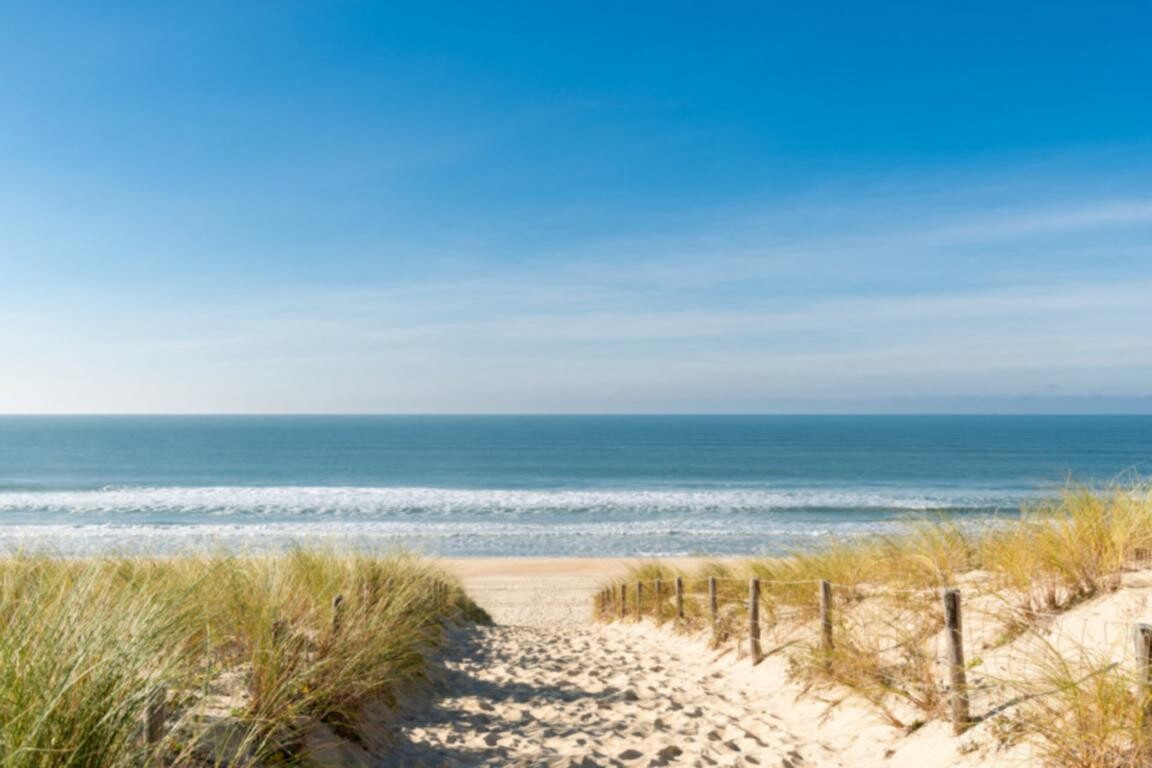
#> input picture Tps/TP4/codes TP4/ressources/f1.jpg, 1152 x 768 px
$ python ImageFusion.py
#> lines starting #> are read from the running program, lines starting #| are printed output that depends on the picture
### Tps/TP4/codes TP4/fonctions/TraitementImage.py
import cv2

class TraitementImage(object):
    def __init__(self,nom_fenetre, nom_image):
#> called with nom_fenetre = 'fusion', nom_image = 'ressources/f1.jpg'
        self.nom_fenetre=nom_fenetre
        self.nom_image=nom_image
        self.image=cv2.imread(self.nom_image)
#> self.image is the input picture: shape (768, 1152, 3); mean B, G, R 179.2, 167.2, 130.4
    def affiche(self,titre=None,image=None):
        if image is None:
            image=self.image
        if titre is None:
            titre=self.nom_fenetre
        cv2.imshow(titre,image)
    # [30 lines left out: functions redimention, crop, rotation, not called in this run]
    def fusion(self,fusion,alpha,image=None ):
        if image is None:
            image=self.image
        fusion=cv2.resize(fusion,(image.shape[1],image.shape[0]))
        resultat=cv2.addWeighted(image,alpha,fusion,(1.0-alpha),0)
        return resultat

### Tps/TP4/codes TP4/ImageFusion.py
import cv2
import fonctions.TraitementImage as ti


def change_alpha(valeur):
    global alpha
    alpha = float(valeur)/100

def fusionDeuxImages(image1, image2):
    global alpha
    alpha = 0.1
    titre = "fusion"
    itraiter = ti.TraitementImage(titre, image1)
    tofusion = cv2.imread(image2)
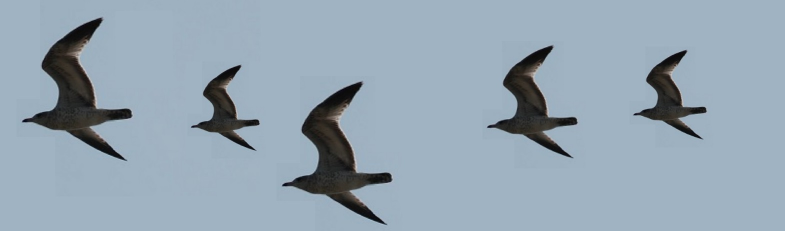
#> input picture Tps/TP4/codes TP4/ressources/f2.jpg, 1569 x 462 px (shown at 1/2 size)
#> tofusion is the input picture: shape (462, 1569, 3); mean B, G, R 178.2, 165, 148.1
    cv2.namedWindow("fusion")
    cv2.createTrackbar("Alpha", "fusion", 50, 100, change_alpha)

    itraiter.affiche("Original Image 1")
    itraiter.affiche("Original Image 2", tofusion)
    print("Press s key to save image, ESC to exit.")
    while True:
        image_fusionner = itraiter.fusion(tofusion, alpha)
#> in fusion, `fusion=cv2.resize(fusion,(image.shape[1],image.shape[0]))`:
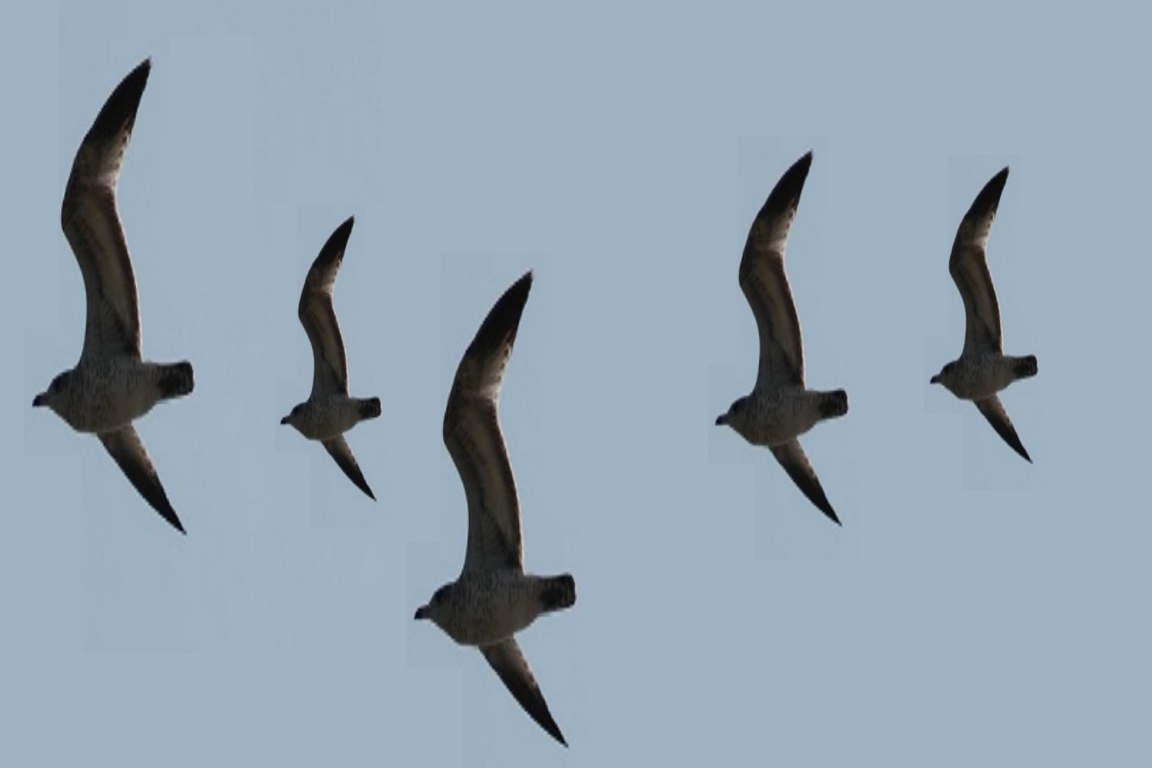
#> fusion: shape (768, 1152, 3); mean B, G, R 178.2, 164.9, 148.1
        itraiter.affiche("fusion",image_fusionner)
        ch = cv2.waitKey(10)
#> (key Esc is pressed here)
        if (ch & 0xFF) == 27:
            break
        elif ch == ord('s'):
            # press 's' key to save image
            chemin = 'ressources/fusion.jpg'
            cv2.imwrite(chemin, image_fusionner)
            print("image enregistrer " + chemin)
    cv2.destroyAllWindows()

if __name__ == "__main__":
    path_image1 = 'ressources/f1.jpg'
    path_image2 = 'ressources/f2.jpg'
    fusionDeuxImages(path_image1, path_image2)
